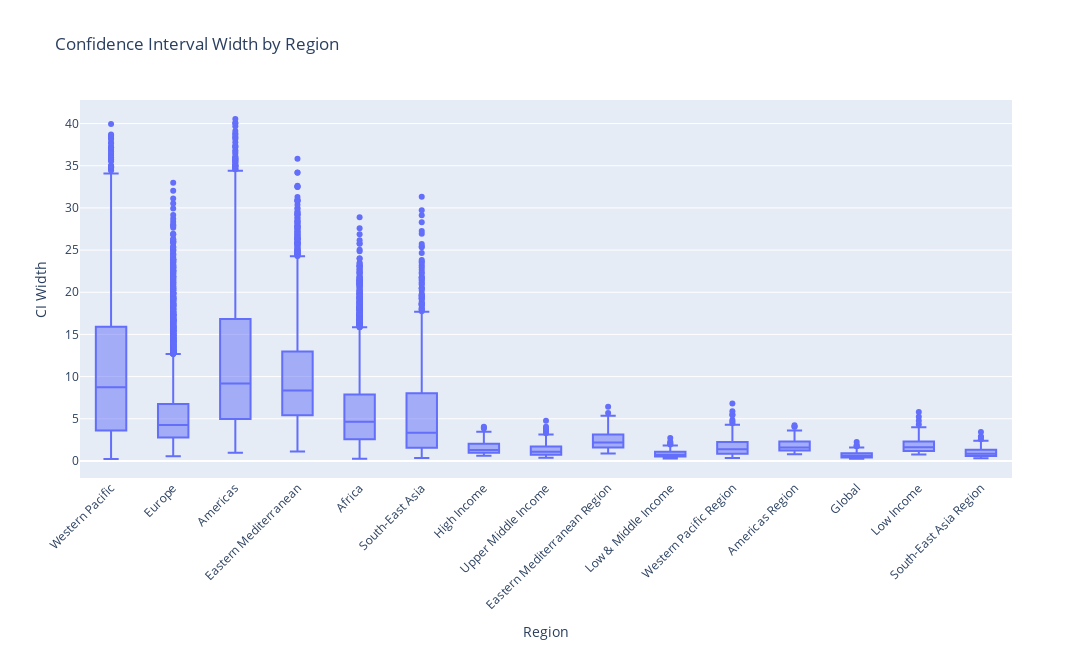

Notebook code cell kept with this figure:
### Code cell
fig = px.box(
    df_obesity,
    x="Region",
    y="CI_Width",
    title="Confidence Interval Width by Region"
)

fig.update_layout(
    height=650,          
    width=1150,        
    xaxis_tickangle=-45,
    yaxis_title="CI Width"
)

### Figure 1 — Plotly figure (JSON) as saved in the notebook; plotly's stock layout.template omitted (floating-point values rounded to 4 significant figures; data arrays with more than 128 entries replaced by an {"elided": "..."} marker saying what was removed)
{"data": [{"alignmentgroup": "True", "hovertemplate": "Region=%{x}<br>CI_Width=%{y}<extra></extra>", "legendgroup": "", "marker": {"color": "#636efa"}, "name": "", "notched": false, "offsetgroup": "", "orientation": "v", "showlegend": false, "type": "box", "x": {"elided": "27720 str values"}, "x0": " ", "xaxis": "x", "y": {"elided": "27720 float values"}, "y0": " ", "yaxis": "y"}], "layout": {"boxmode": "group", "height": 650, "legend": {"tracegroupgap": 0}, "title": {"text": "Confidence Interval Width by Region"}, "width": 1150, "xaxis": {"anchor": "y", "domain": [0, 1], "tickangle": -45, "title": {"text": "Region"}}, "yaxis": {"anchor": "x", "domain": [0, 1], "title": {"text": "CI Width"}}}}
